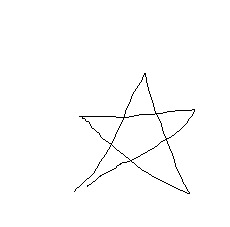
#> input picture assets/test_star.jpg, 230 x 227 px, found by its file name; its folder holds 5 pictures in this run
$ python algorithm.py
#> lines starting #> are read from the running program, lines starting #| are printed output that depends on the picture; after the words box and inside, x2 and y2 are one past the last pixel; in counts of white or black regions, pixels touching at a corner belong together
#> further down, img1 is the input picture: shape (227, 230); min 0, max 255, mean 252.1
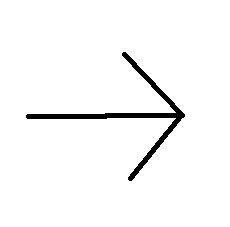
#> input picture assets/arrow.jpg, 230 x 227 px
#> in minimize, img2 is the input picture: shape (227, 230); min 0, max 255, mean 247.1
import cv2
import numpy as np
import glob
import os.path
from matplotlib import pyplot as plt
from skimage import metrics


def binarize(img):
    # Generate binary image from grayscale
    (thresh, binary) = cv2.threshold(img, 128, 255, cv2.THRESH_BINARY | cv2.THRESH_OTSU)
#> binary: shape (227, 230); 98.9% white; black in thin lines or dots, all inside (x1, y1, x2, y2) = (74, 73, 195, 194)
#> thresh = 11
    # Ensure black background
    w, h = binary.shape[:2]
#> w = 227; h = 230
    if cv2.countNonZero(binary) > ((w * h) // 2):
        binary = cv2.bitwise_not(binary)
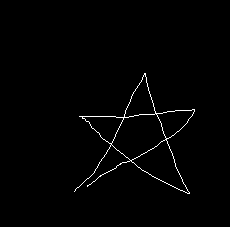
#> binary: shape (227, 230); 1.1% white in thin lines or dots, all inside (x1, y1, x2, y2) = (74, 73, 195, 194)
    return binary


def clean(img):
    kernel = cv2.getStructuringElement(cv2.MORPH_RECT, (1, 1))
#> kernel = [1]
    opening = cv2.morphologyEx(img, cv2.MORPH_OPEN, kernel)
    return img
    # Erosion erases a 1px line drawing
    return opening


def center(img):
    # Get centroid
    moments = cv2.moments(img)
#> moments = moments, m00 148920, centre m10/m00, m01/m00 = (137.7, 138)
    ctdx = int(moments["m10"] / moments["m00"])
#> ctdx = 137
    ctdy = int(moments["m01"] / moments["m00"])
#> ctdy = 137
    # Place centroid in center of image mask
    imgh, imgw = img.shape
#> imgh = 227; imgw = 230
    dx = ctdx - imgw // 2
#> dx = 22
    dy = ctdy - imgh // 2
#> dy = 24
    M = np.float32([[1, 0, -dx], [0, 1, -dy]])
#> M = [[1, 0, -22], [0, 1, -24]]
    centered = cv2.warpAffine(img, M, img.shape)
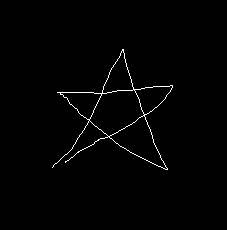
#> centered: shape (230, 227); 1.1% white in thin lines or dots, all inside (x1, y1, x2, y2) = (52, 49, 173, 170)
    return centered


def prepare(img):
    return center(clean(binarize(img)))
#> in binarize (call 2), `(thresh, binary) = cv2.threshold(img, 128, 255, cv2.THRESH_BINARY | cv..`: binary: shape (227, 230); 96.9% white; 1 black region, box (x1, y1, x2, y2) and area: (26, 52, 185, 181) 1617
#> in binarize (call 2), `(thresh, binary) = cv2.threshold(img, 128, 255, cv2.THRESH_BINARY | cv..`: thresh = 9
#> in binarize (call 2), `binary = cv2.bitwise_not(binary)`:
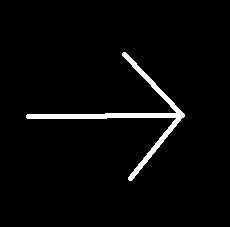
#> binary: shape (227, 230); 3.1% white; 1 white region, box (x1, y1, x2, y2) and area: (26, 52, 185, 181) 1617
#> in center (call 2), `moments = cv2.moments(img)`: moments = moments, m00 412335, centre m10/m00, m01/m00 = (129.2, 115.4)
#> in center (call 2), `ctdx = int(moments["m10"] / moments["m00"])`: ctdx = 129
#> in center (call 2), `ctdy = int(moments["m01"] / moments["m00"])`: ctdy = 115
#> in center (call 2), `dx = ctdx - imgw // 2`: dx = 14
#> in center (call 2), `dy = ctdy - imgh // 2`: dy = 2
#> in center (call 2), `M = np.float32([[1, 0, -dx], [0, 1, -dy]])`: M = [[1, 0, -14], [0, 1, -2]]
#> in center (call 2), `centered = cv2.warpAffine(img, M, img.shape)`:
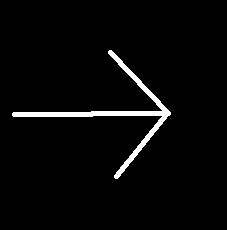
#> centered: shape (230, 227); 3.1% white; 1 white region, box (x1, y1, x2, y2) and area: (12, 50, 171, 179) 1617


def hausdorff(img1, img2):
    return metrics.hausdorff_distance(img1, img2)


def minimize(img1, img1_filename):
    ds = {}
    for filename in glob.glob('./assets/*.jpg'):
        if filename == img1_filename:
            continue
        img2 = cv2.imread(filename, 0)
        d = hausdorff(prepare(img1), prepare(img2))
#> d = 51
        ds[filename] = d
#> pass 2 of the loop in minimize, `for filename in glob.glob('./assets/*.jpg'):`:
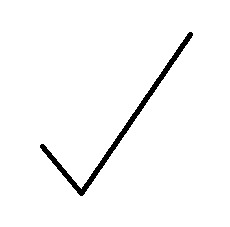
#> input picture assets/check.jpg, 230 x 227 px
#> in minimize, img2 is the input picture: shape (227, 230); min 0, max 255, mean 248.4
#> thresh = 9
#> in binarize (call 4), `binary = cv2.bitwise_not(binary)`:
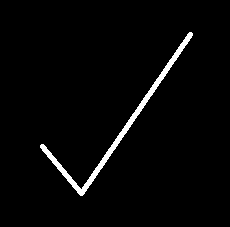
#> binary: shape (227, 230); 2.6% white; 1 white region, box (x1, y1, x2, y2) and area: (40, 32, 193, 196) 1344
#> moments = moments, m00 342720, centre m10/m00, m01/m00 = (118.1, 126)
#> ctdx = 118
#> ctdy = 126
#> dx = 3
#> dy = 13
#> M = [[1, 0, -3], [0, 1, -13]]
#> in center (call 4), `centered = cv2.warpAffine(img, M, img.shape)`:
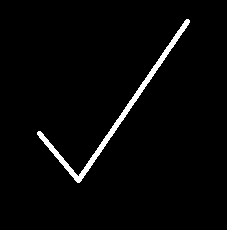
#> centered: shape (230, 227); 2.6% white; 1 white region, box (x1, y1, x2, y2) and area: (37, 19, 190, 183) 1344
#> d = 67.91
#> pass 3 of the loop in minimize, `for filename in glob.glob('./assets/*.jpg'):`:
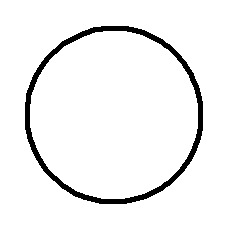
#> input picture assets/circle.jpg, 230 x 227 px
#> in minimize, img2 is the input picture: shape (227, 230); min 0, max 255, mean 241
#> in binarize (call 6), `binary = cv2.bitwise_not(binary)`:
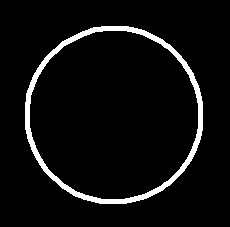
#> binary: shape (227, 230); 5.5% white; 1 white region, box (x1, y1, x2, y2) and area: (25, 26, 203, 204) 2860
#> moments = moments, m00 729300, centre m10/m00, m01/m00 = (113.5, 114.5)
#> ctdx = 113
#> ctdy = 114
#> dx = -2
#> dy = 1
#> M = [[1, 0, 2], [0, 1, -1]]
#> in center (call 6), `centered = cv2.warpAffine(img, M, img.shape)`:
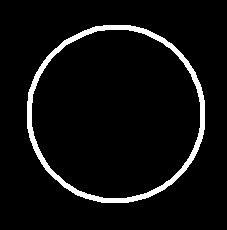
#> centered: shape (230, 227); 5.5% white; 1 white region, box (x1, y1, x2, y2) and area: (27, 25, 205, 203) 2860
#> d = 68.01
#> the loop made 5 passes; the first 3 are shown
    min_d = min(ds.values())
#> min_d = 0
    return (min_d, [filename for filename in ds if ds[filename] == min_d])


input_filename = './assets/test_star.jpg'
img1 = cv2.imread(input_filename, 0)
min_d, matches = minimize(img1, input_filename)
#> matches = 1 item

plt.figure()

plt.subplot(121)
plt.imshow(img1, cmap='gray', interpolation='none')
plt.title('Input')
plt.xticks([])
plt.yticks([])

plt.subplot(122)
plt.imshow(prepare(img1), cmap='gray', interpolation='none')
for match in matches:
    img = prepare(cv2.imread(match, 0))
    plt.imshow(img, cmap='jet', interpolation='none', alpha=0.5)
plt.title('Matches: ' + ','.join(matches))
plt.xticks([])
plt.yticks([])

plt.suptitle('d_H(img1, img2) = ' + str(min_d), y=0.1)

plt.show()
